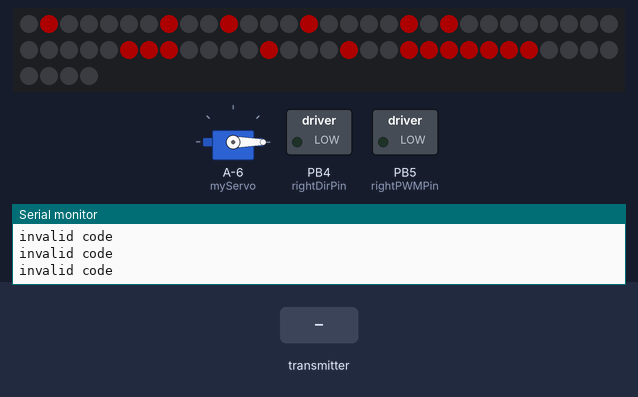
Simulated run of this sketch. Board: ATtiny85, built with avr-gcc and run on an emulated ATtiny85. Shown: servo, 64 RGB LEDs in strip order, left to right, continuing on the next row, switched loads named in the sketch (green lamp = pin HIGH), the last lines printed to the serial monitor. Inputs (shaded band) come from the test bench. Dim RGB values are drawn brighter than linear; no radio packets arrive unless stated.

Above: at 1.2 s.
1.3 s: the transmitter starts sending data.1 = 256
At 2.8 s:
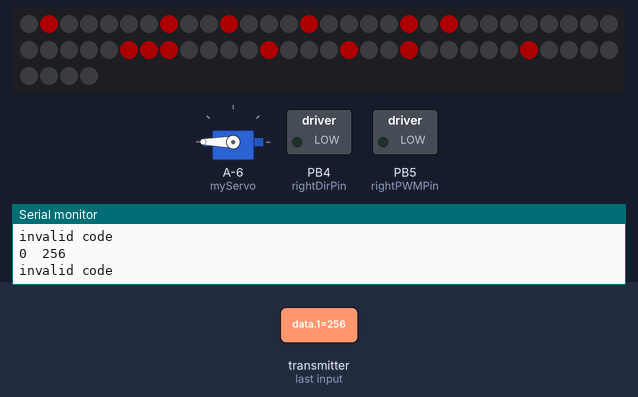
4.3 s: the transmitter starts sending data.1 = 1023
At 5.8 s:
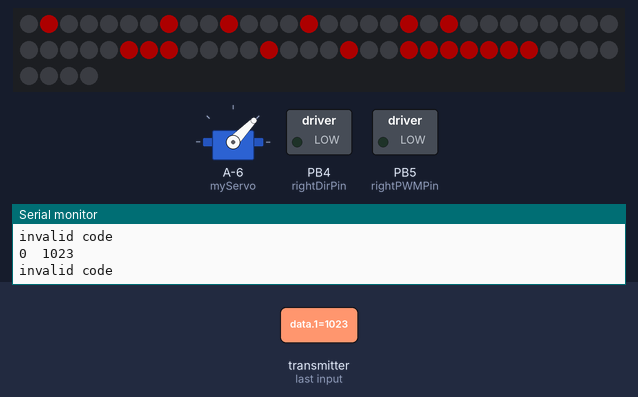
7.3 s: the transmitter starts sending data.1 = 0
At 8.8 s:
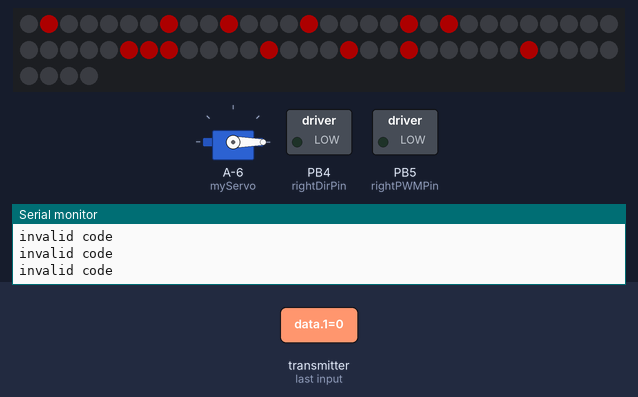
Timing chart, 0 to 10.3 s (numbered marks = the images above; inputs shaded):
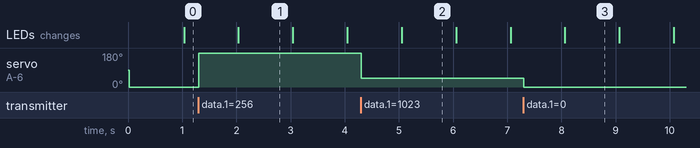

The sketch:

finalreceivedraft.ino
```cpp
const int CEPIN = 9;
const int CSNPIN = 10;

#include <Adafruit_NeoPixel.h>
#ifdef __AVR__
#include <avr/power.h> // Required for 16 MHz Adafruit Trinket
#endif

#include <SPI.h>
#include <nRF24L01.h>
#include <RF24.h>
RF24 radio(CEPIN, CSNPIN);  // CE, CSN

#include <Servo.h>
Servo myServo;

const byte address[6] = "00001";

const int rightDirPin = 4;
const int rightPWMPin = 5;
const int leftDirPin = 7;
const int leftPWMPin = 6;

#define LED_PIN    3
#define LED_COUNT 64

Adafruit_NeoPixel strip(LED_COUNT, LED_PIN, NEO_GRB + NEO_KHZ800);

float startTime;
boolean isActive = false;
int currentFrame = 0;

int buttons;
int potentiometer;
bool newData = false;

long elapsed_time = 0;
long previousMillis = 0;
long previousMillis2 = 0;
long servointerval = 15;
long interval = 1000;
int pos = 0;

void setup() {
  myServo.attach(8);

  #if defined(__AVR_ATtiny85__) && (F_CPU == 16000000)
  clock_prescale_set(clock_div_1);
  #endif
  strip.begin();
  strip.show();
  strip.setBrightness(50);

  // Motor controller pins
  pinMode(rightDirPin, OUTPUT);
  pinMode(leftDirPin, OUTPUT);
  pinMode(rightPWMPin, OUTPUT);
  pinMode(leftPWMPin, OUTPUT);

  Serial.begin(9600);

  // RF24 setup
  if (!radio.begin()) {
    Serial.println("radio  initialization failed");
    while (1)
      ;
  } else {
    Serial.println("radio successfully initialized");
  }
  radio.openReadingPipe(0, address);  // Destination address
  radio.setPALevel(RF24_PA_MIN);      // Min or max
  radio.startListening();             // sets  module as receiver
}
void loop() {
  getData();
  showData();
  dcMotor();
  servoMotor();
  neoPixel();
}

void getData(){
  if (radio.available()){
    int data[2];
    radio.read(&data, sizeof(data));
    buttons = data[0];
    potentiometer = data[1];
    newData = true;
}
}

void showData(){
  if (newData == true) {
    Serial.print(buttons);
    Serial.print("\t");
    Serial.println(potentiometer);
    newData = false;
  }
}

void servoMotor() {
  switch (buttons) {
      case 4:
        Serial.println("turning right");
        digitalWrite(rightDirPin, LOW);
        analogWrite(rightPWMPin, 200);
        break;
      case 2:
        Serial.println("forward");
        digitalWrite(rightPWMPin, HIGH);
        analogWrite(rightDirPin, 0);
        digitalWrite(leftPWMPin, LOW);
        analogWrite(leftDirPin, 255);
        break;
      case 1:
        Serial.println("backward");
        digitalWrite(rightPWMPin, LOW);
        analogWrite(rightDirPin, 255);
        digitalWrite(leftPWMPin, HIGH);
        analogWrite(leftDirPin, 0);
        break;
      case 8:
        Serial.println("turning left");
        digitalWrite(leftDirPin, HIGH);
        analogWrite(leftPWMPin, 50);
        break;
      default:
        Serial.println("invalid code");
        stop();
        digitalWrite(rightDirPin, LOW);
        digitalWrite(rightPWMPin, LOW);
        break;
    }
}

void dcMotor() {
  myServo.write(potentiometer);
}

void neoPixel() {
      if (isActive == false) {
        startTime = millis();
        isActive = true;
        currentFrame = 0;
      }
      if (millis() > startTime + 1000) {
        currentFrame = 1 - currentFrame;
        startTime = millis();
      }
      if (currentFrame == 0) {
        strip.setPixelColor(1, 255, 0, 0);
        strip.setPixelColor(7, 255, 0, 0);
        strip.setPixelColor(10, 255, 0, 0);
        strip.setPixelColor(14, 255, 0, 0);
        strip.setPixelColor(19, 255, 0, 0);
        strip.setPixelColor(21, 255, 0, 0);

        strip.setPixelColor(35, 255, 0, 0);
        strip.setPixelColor(36, 255, 0, 0);
        strip.setPixelColor(37, 255, 0, 0);
        strip.setPixelColor(42, 255, 0, 0);
        strip.setPixelColor(46, 255, 0, 0);
        strip.setPixelColor(49, 255, 0, 0);
        strip.setPixelColor(55, 255, 0, 0);
        strip.show();
        strip.clear();
      } else {
        strip.setPixelColor(1, 255, 0, 0);
        strip.setPixelColor(7, 255, 0, 0);
        strip.setPixelColor(10, 255, 0, 0);
        strip.setPixelColor(14, 255, 0, 0);
        strip.setPixelColor(19, 255, 0, 0);
        strip.setPixelColor(21, 255, 0, 0);

        strip.setPixelColor(35, 255, 0, 0);
        strip.setPixelColor(36, 255, 0, 0);
        strip.setPixelColor(37, 255, 0, 0);
        strip.setPixelColor(42, 255, 0, 0);
        strip.setPixelColor(46, 255, 0, 0);
        strip.setPixelColor(49, 255, 0, 0);
        strip.setPixelColor(50, 255, 0, 0);
        strip.setPixelColor(51, 255, 0, 0);
        strip.setPixelColor(52, 255, 0, 0);
        strip.setPixelColor(53, 255, 0, 0);
        strip.setPixelColor(54, 255, 0, 0);
        strip.setPixelColor(55, 255, 0, 0);
        strip.show();
        strip.clear();
      }
}

void stop() {
  digitalWrite(rightDirPin, LOW);
  analogWrite(rightPWMPin, 0);
  digitalWrite(leftDirPin, LOW);
  analogWrite(leftPWMPin, 0);
}
```

Measured:
- after the input at 1.3 s, servo on A-6 (myServo): 0° → 180° at once
- after the input at 4.3 s, servo on A-6 (myServo): 180° → 46° at once
- after the input at 7.3 s, servo on A-6 (myServo): 46° → 0° at once
